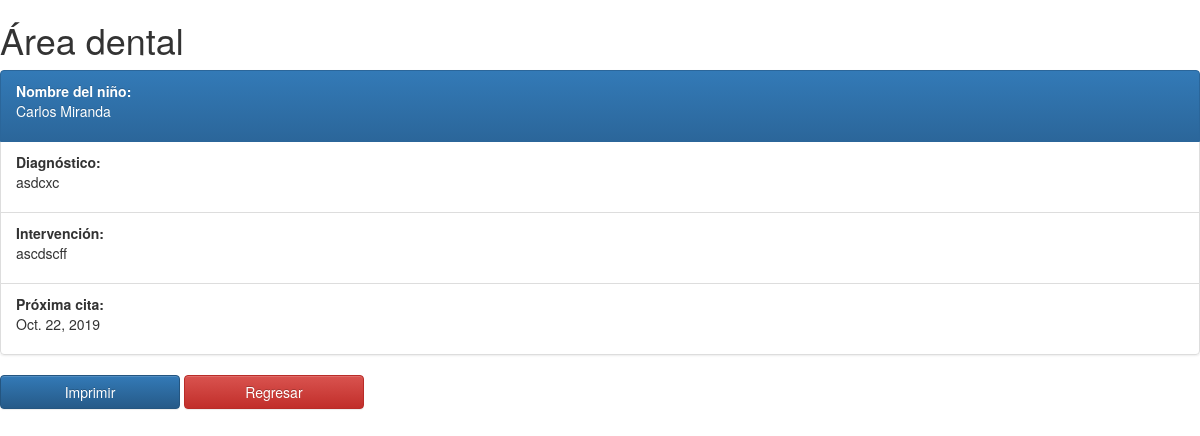
/1/, run on the app's committed database.
### nino/models.py (models this page shows, shortened)
class Area_Dental(models.Model):
    nino=models.ForeignKey(NNA,on_delete=models.PROTECT)
    diagnostico = models.TextField(verbose_name="Dignóstico",blank=True,null=True)
    intervencion=models.TextField(verbose_name="Intervención médica",blank=True,null=True)
    proxima_cita=models.DateField(verbose_name="Próxima cita",)
    estado=models.BooleanField(default=True)
    class Meta:
        verbose_name = 'Area_Dental'
        verbose_name_plural = 'Area_Dentals'

class NNA(models.Model):
    SEXO=[
        ("M","Masculino"),
        ("F","Femenino"),
    ]
    EDUCACION=[
        ("Pr","Pre-Primario"),
        ("P","Primario"),
        ("Ba","Básico"),
        ("D","Diversificado"),
        ("Na","Ninguno"),
    ]
    JUZGADO=[
         ("Ay","Ayutla"),
         ("Sm","San Marcos"),
         ("Ca","Catarina"),
         ("Cm","Comitancillo"),
         ("Ct","Concepción Tutuapa"),
         ("Eq","El Quetzal"),
         ("Et","El Tumbador"),
         ("Ep","Esquipulas Palo Gordo"),
         ("Ix","Ixchiguan"),
         ("Lb","La Blanca"),
         ("Lr","La Reforma"),
         ("M","Malacatán"),
         ("Np","Nuevo Progreso"),
         ("O","Ocós"),
         ("P","Pajapita"),
         ("R","Río Blanco"),
         ("Sac","San Antornio Sac."),
         ("Scc","San Cristóbal Cucho"),
         ("Sr","San José el Rodeo"),
         ("So","San José Ojetenam"),
         ("Sl","San Lorenzo"),
         ("Sx","San Miguel Ixtahuacán"),
         ("Sjr","San José el Rodeo"),
         ("Sp","San Pablo"),
         ("Spc","San Pedro Sac."),
         ("Srp","San Rafael pie de la Cuesta"),
         ("S","Sibinal"),
         ("Si","Sipacapa"),
         ("T","Tacaná"),
         ("Tj","Tajumulco"),
         ("Tja","Tejutla"),
    ]
    OFICIAL=[
        ("fr","1ro"),
        ("sd","2do"),
        ("tr","3ro"),
        ("fr","4to"),
        ("N","Ninguno"),
    ]
    fecha_evaluacion = models.DateField(verbose_name="Fecha de evaluación Biopsicosocial")
    nombre_nino = models.CharField(max_length=60,verbose_name="Nombres del niño")
    apellido_nino = models.CharField(max_length=60,verbose_name="Apellidos del niño")
    no_expediente=models.IntegerField(verbose_name="Número de expediente")
    juzgado_refiere=models.CharField(max_length=4,choices=JUZGADO,blank=True,null=True,verbose_name="Juzgado que refiere al niño")
    oficial=models.CharField(max_length=4,choices=OFICIAL,verbose_name="Oficial",blank=True,default=True)
    image = models.ImageField(upload_to="doc",verbose_name="Fotografía del niño")
    cui = models.CharField(max_length=60,blank=True,null=True,verbose_name="CUI")
    certificado_nacimiento=models.FileField(upload_to="doc",verbose_name="Certificado de nacimiento (Archivo .pdf)")
    sexo = models.CharField(max_length=3,choices=SEXO,verbose_name="Sexo")
    grado_educativo=models.CharField(max_length=30,choices=EDUCACION,null=True,blank=True,verbose_name="Nivel educativo")
    fecha_nacimiento = models.DateField(verbose_name="Fecha de nacimiento")
    lugar_nacimiento = models.CharField(max_length=60,verbose_name="Lugar de nacimiento")
    lugar_residencia = models.CharField(max_length=60,verbose_name="Lugar de residencia")
    motivo_ingreso=models.ForeignKey(Motivo_Ingreso,on_delete=models.PROTECT)
    descripcion_motivo=models.TextField(verbose_name="Descripción del motivo de ingreso")
    ocupacion = models.CharField(max_length=60,null=True,blank=True,verbose_name="Ocupación")
    religion = models.CharField(max_length=30,null=True,blank=True,verbose_name="Religión")
    idioma=models.ForeignKey(Idioma,on_delete=models.PROTECT)
    etnia=models.ForeignKey(Etnia,on_delete=models.PROTECT)
    nombre_madre = models.CharField(max_length=100,verbose_name="Nombre completo de la madre")
    nombre_padre = models.CharField(max_length=100,verbose_name="Nombre completo del padre")
    fecha_ingreso = models.DateField(verbose_name="Fecha de ingreso a CANICA")
    orden_ingreso=models.FileField(upload_to="doc",verbose_name="Orden de ingreso (Archivo .pdf)",)
    estado=models.BooleanField(default=True,verbose_name="Estado")
    class Meta:
        verbose_name = 'NNA'
        verbose_name_plural = 'NNAs'
    def __str__(self):
        return self.nombre_nino+" "+self.apellido_nino

### nino/views.py (the view)
# urls.py: path("<int:pk>/", views.Area_DentalDetailView.as_view(), name="detail_dental"),
class Area_DentalDetailView(generic.DetailView):
    model = Area_Dental
    template_name = "detail_dental.html"

### nino/templates/detail_dental.html (shortened to what this page needs)
<!DOCTYPE html>
<html lang="en">
<head>
    <link rel="stylesheet" href="//maxcdn.bootstrapcdn.com/bootstrap/3.2.0/css/bootstrap.min.css">
    <link rel="stylesheet" href="//maxcdn.bootstrapcdn.com/bootstrap/3.2.0/css/bootstrap-theme.min.css">
    {% load static  %}
</head>
<body>
    <h1>Área dental</h1>
    <ul class="list-group">
        <li class="list-group-item active"><strong>Nombre del niño:</strong><p>{{area_dental.nino}}</p> </li>
        <li class="list-group-item"><strong>Diagnóstico:</strong><p>{{area_dental.diagnostico}}</p></li>
        <li class="list-group-item"><strong>Intervención:</strong><p>{{area_dental.intervencion}}</p></li>
        <li class="list-group-item"><strong>Próxima cita:</strong><p>{{area_dental.proxima_cita}}</p></li>
      </ul>
      <button class="btn btn-primary hidden-print float-right" style="width: 15%;" onclick="myFunction()">Imprimir</button>
      <a href="/a_dental" style="width:15%;" class="btn btn-danger hidden-print float-right">Regresar</a>
</body>
</html>

### data on the page
Area_Dental: nino "Carlos Miranda", diagnostico "asdcxc", intervencion "ascdscff", proxima_cita "Oct. 22, 2019"
